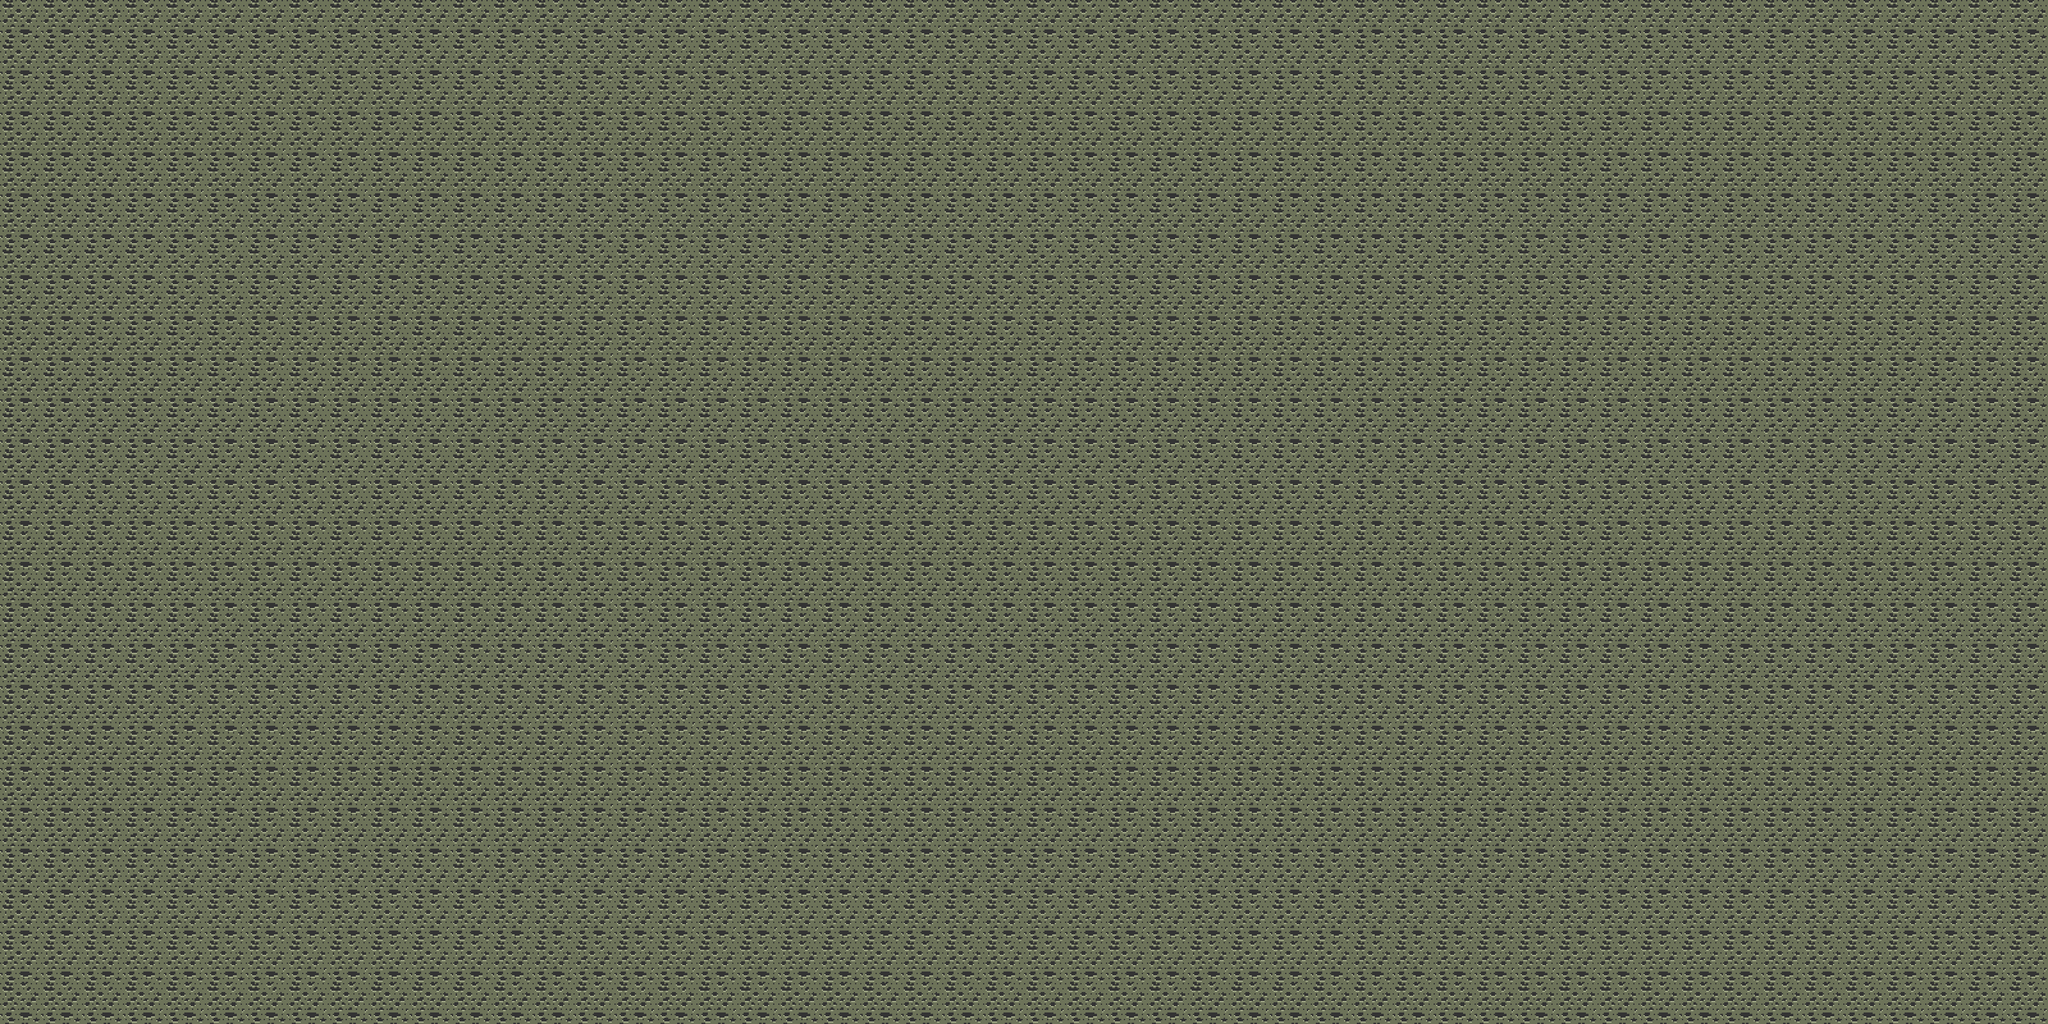

A 2D game scene composited from a Tiled map and its tileset images. What follows is a short description and the map's XML, with each tile layer's data collapsed to a summary:
An orthogonal 50x25 tile map with 64x64 px tiles, 1 tile layer (FG).

<map version="1.0" orientation="orthogonal" width="50" height="25" tilewidth="64" tileheight="64">
 <tileset firstgid="1" name="Dirt-Tiles" tilewidth="64" tileheight="64">
  <image source="Dirt-Tiles.png" width="192" height="512" />
 </tileset>
 <layer name="FG" width="50" height="25">
  <data>[1250 cells, 1250 non-empty, 1 distinct tile ids]</data>
 </layer>
</map>
